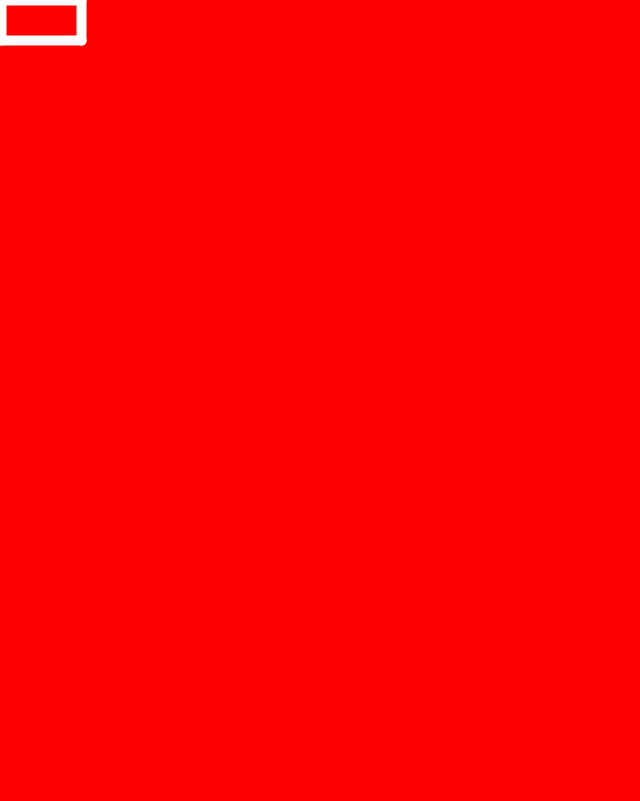
Frame 1 (no input)
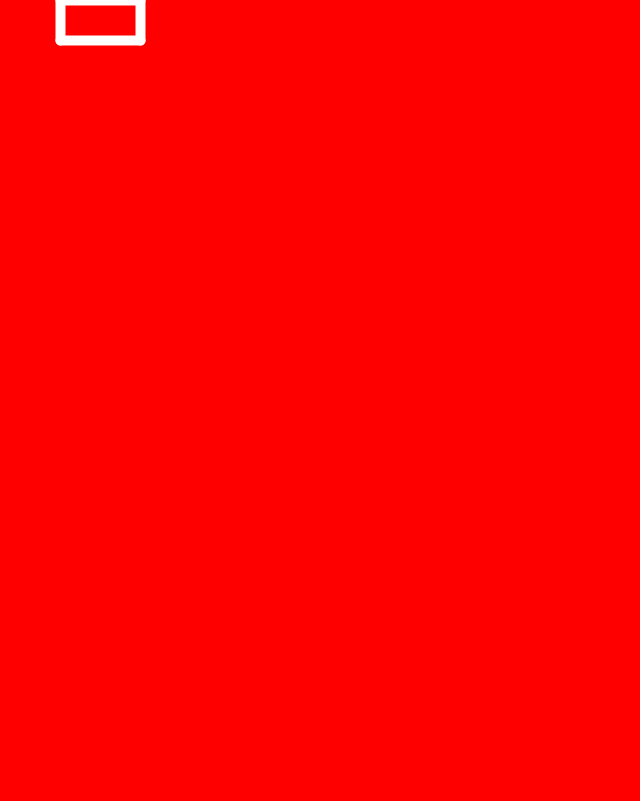
Frame 60 (the mouse pressed at the canvas centre just before this capture)
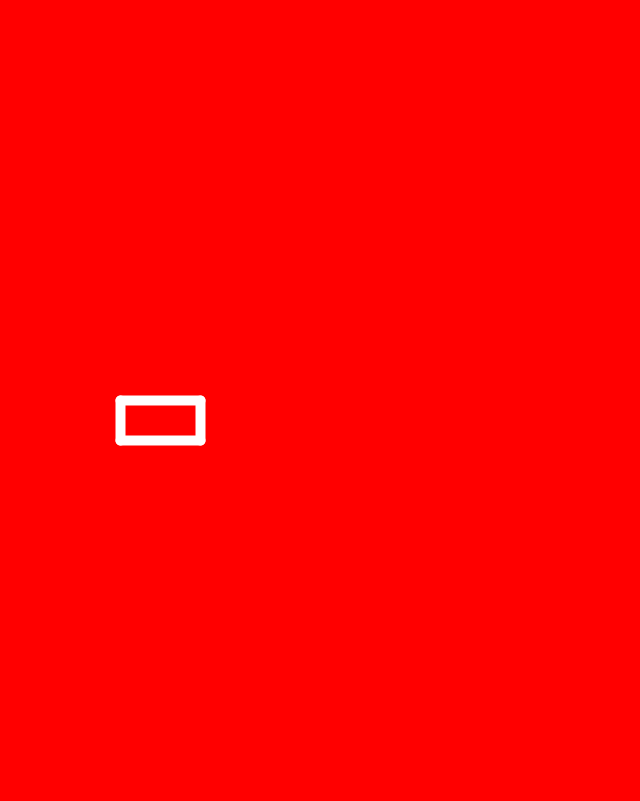
Frame 120 (the mouse held since frame 60 and released just before this capture)

The Processing sketch that drew these frames (run headless with seeded random() and noise(); from frame 60 on, the mouse is pressed at the canvas centre):

// Processing sketch: our_rectangle
// ── our_rectangle.pde
float topLeftCornerX;
float topLeftCornerY;
float topRightCornerX;
float topRightCornerY;
float bottomLeftCornerX;
float bottomLeftCornerY;
float bottomRightCornerX;
float bottomRightCornerY;
float sideLength;

void setup() {
  size(640, 801);
  background(255);
  
  // Scale the length of the side to the window height
  sideLength = height*.1;
}

void draw() {
  // Draw a red background
  background(255, 0, 0);
  //Update top left corner of our rect
  // Move the rectangle over the right one pixel every frame
  topLeftCornerX = topLeftCornerX + 1;
  // Attach the rectangle to the Y-position of the mouse
  topLeftCornerY = mouseY;
  // Define the rest of the variables relative to the top-left corner
  topRightCornerX = topLeftCornerX + sideLength;
  topRightCornerY = topLeftCornerY;
  bottomRightCornerX = topRightCornerX;
  bottomRightCornerY = topRightCornerY + (sideLength*.5);
  bottomLeftCornerX = topLeftCornerX;
  bottomLeftCornerY = bottomRightCornerY;
  
  // Print out the topLeftCornerX position to see what's going on!
  println(topLeftCornerX);
  
  // Make the lines 10 pixels thick
  strokeWeight(10);
  // Make the lines black
  stroke(255);
  
  // Draw the 4 sides of my rectangle
  // Draw the top line
  line(topLeftCornerX, topLeftCornerY, topRightCornerX, topRightCornerY);
  // Draw the right line
  line(topRightCornerX, topRightCornerY, bottomRightCornerX, bottomRightCornerY);
  // Draw the bottom line
  line(bottomRightCornerX, bottomRightCornerY, bottomLeftCornerX, bottomLeftCornerY);
  //Draw the left line
  line(bottomLeftCornerX, bottomLeftCornerY, topLeftCornerX, topLeftCornerY);
}
